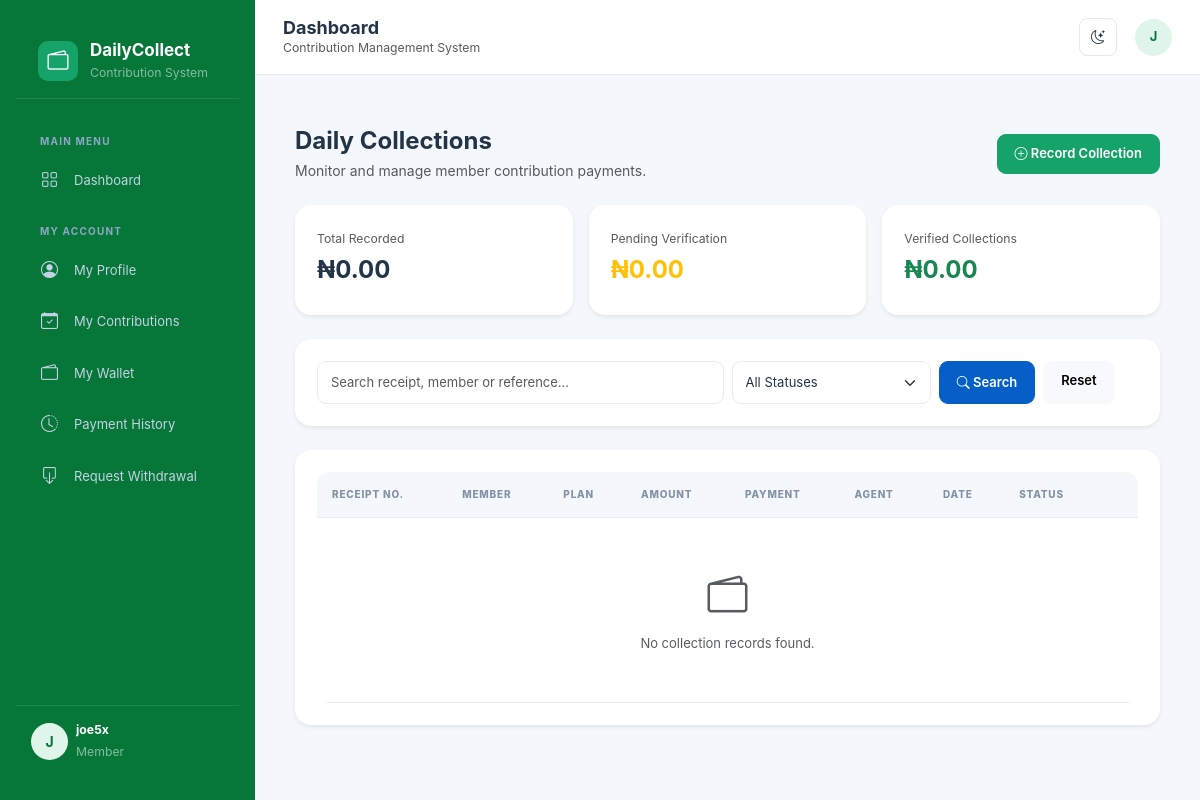
Screenshot of /collections_daily/ (signed in) with the database file from the repository.
### accounts/models.py (models this page shows, shortened)
class User(AbstractUser):
    class Role(models.TextChoices):
        ADMIN = 'ADMIN', 'Administrator'
        MANAGER = 'MANAGER', 'Manager'
        SUPERVISOR = 'SUPERVISOR', 'Supervisor'
        AGENT = 'AGENT', 'Collection Agent'
        ACCOUNTANT = 'ACCOUNTANT', 'Accountant'
        MEMBER = 'MEMBER', 'Member'
    email = models.EmailField(unique=True)
    phone = models.CharField(max_length=20, blank=True)
    role = models.CharField(
        max_length=20,
        choices=Role.choices,
        default=Role.MEMBER
    )
    is_active = models.BooleanField(default=True)
    created_at = models.DateTimeField(auto_now_add=True)
    updated_at = models.DateTimeField(auto_now=True)

### collections_daily/views.py (the view, shortened to what this page needs)
# urls.py: path('', views.collection_list, name='collection_list'),
@login_required
@role_required(
    User.Role.ADMIN,
    User.Role.MANAGER,
    User.Role.AGENT,
)
def collection_list(request):
    collections = Collection.objects.select_related(
        'enrollment__member',
        'enrollment__plan',
        'assignment__agent__user',
        'collected_by',
    )
    if request.user.role == User.Role.AGENT:
        collections = collections.filter(collected_by=request.user)
    search = request.GET.get('q', '').strip()
    status = request.GET.get('status', '').strip()
    if status:
        collections = collections.filter(status=status)
    total_amount = collections.aggregate(
        total=Sum('amount')
    )['total'] or 0
    pending_amount = collections.filter(
        status=Collection.Status.PENDING
    ).aggregate(total=Sum('amount'))['total'] or 0
    verified_amount = collections.filter(
        status=Collection.Status.VERIFIED
    ).aggregate(total=Sum('amount'))['total'] or 0
    paginator = Paginator(collections, 15)
    page_obj = paginator.get_page(request.GET.get('page'))
    context = {
        'page_obj': page_obj,
        'collections': page_obj.object_list,
        'search': search,
        'selected_status': status,
        'status_choices': Collection.Status.choices,
        'total_amount': total_amount,
        'pending_amount': pending_amount,
        'verified_amount': verified_amount,
    }
    return render(request, 'collections/collection_list.html', context)

### templates/collections/collection_list.html (shortened to what this page needs)
{% extends 'base.html' %}
{% block content %}
<div class="container-fluid py-4">
    <div class="d-flex flex-wrap justify-content-between align-items-center mb-4 gap-3">
        <div>
            <h4 class="fw-bold mb-1">Daily Collections</h4>
            <p class="text-muted mb-0">
                Monitor and manage member contribution payments.
            </p>
        </div>
        <a href="{% url 'collections:collection_create' %}"
           class="btn btn-success">
            <i class="bi bi-plus-circle"></i> Record Collection
        </a>
    </div>
    <div class="row g-3 mb-4">
        <div class="col-md-4">
            <div class="card border-0 shadow-sm h-100">
                <div class="card-body">
                    <small class="text-muted">Total Recorded</small>
                    <h4 class="fw-bold mt-2">
                        ₦{{ total_amount|floatformat:2 }}
                    </h4>
                </div>
            </div>
        </div>
        <div class="col-md-4">
            <div class="card border-0 shadow-sm h-100">
                <div class="card-body">
                    <small class="text-muted">Pending Verification</small>
                    <h4 class="fw-bold text-warning mt-2">
                        ₦{{ pending_amount|floatformat:2 }}
                    </h4>
                </div>
            </div>
        </div>
        <div class="col-md-4">
            <div class="card border-0 shadow-sm h-100">
                <div class="card-body">
                    <small class="text-muted">Verified Collections</small>
                    <h4 class="fw-bold text-success mt-2">
                        ₦{{ verified_amount|floatformat:2 }}
                    </h4>
                </div>
            </div>
        </div>
    </div>
    <div class="card border-0 shadow-sm mb-4">
        <div class="card-body">
            <form method="GET" class="row g-2">
                <div class="col-md-6">
                    <input type="text"
                           name="q"
                           value="{{ search }}"
                           class="form-control"
                           placeholder="Search receipt, member or reference...">
                </div>
                <div class="col-md-3">
                    <select name="status" class="form-select">
                        <option value="">All Statuses</option>
                    </select>
                </div>
                <div class="col-md-3 d-flex gap-2">
                    <button type="submit" class="btn btn-primary">
                        <i class="bi bi-search"></i> Search
                    </button>
                    <a href="{% url 'collections:collection_list' %}"
                       class="btn btn-light">
                        Reset
                    </a>
                </div>
            </form>
        </div>
    </div>
    <div class="card border-0 shadow-sm">
        <div class="card-body">
            <div class="table-responsive">
                <table class="table table-hover align-middle">
                    <thead class="table-light">
                        <tr>
                            <th>Receipt No.</th>
                            <th>Member</th>
                            <th>Plan</th>
                            <th>Amount</th>
                            <th>Payment</th>
                            <th>Agent</th>
                            <th>Date</th>
                            <th>Status</th>
                            <th></th>
                        </tr>
                    </thead>
                    <tbody>
                        {% for item in collections %}
                        <tr>
                            <td class="fw-semibold">
                                {{ item.receipt_no }}
                            </td>
                            <td>
                                <div class="fw-semibold">
                                    {{ item.enrollment.member.full_name }}
                                </div>
                                <small class="text-muted">
                                    {{ item.enrollment.member.member_no }}
                                </small>
                            </td>
                            <td>{{ item.enrollment.plan.name }}</td>
                            <td class="fw-semibold">
                                ₦{{ item.amount|floatformat:2 }}
                            </td>
                            <td>{{ item.get_payment_method_display }}</td>
                            <td>{{ item.assignment.agent.full_name }}</td>
                            <td>{{ item.collection_date|date:"d M Y" }}</td>
                            <td>
                                {% if item.status == 'VERIFIED' %}
                                    <span class="badge bg-success">Verified</span>
                                {% elif item.status == 'PENDING' %}
                                    <span class="badge bg-warning text-dark">Pending</span>
                                {% else %}
                                    <span class="badge bg-danger">Rejected</span>
                                {% endif %}
                            </td>
                            <td>
                                <a href="{% url 'collections:collection_detail' item.pk %}"
                                   class="btn btn-sm btn-outline-primary">
                                    View
                                </a>
                            </td>
                        </tr>
                        {% empty %}
                        <tr>
                            <td colspan="9" class="text-center py-5">
                                <i class="bi bi-wallet2 fs-1 text-muted"></i>
                                <p class="text-muted mt-2 mb-0">
                                    No collection records found.
                                </p>
                            </td>
                        </tr>
                        {% endfor %}
                    </tbody>
                </table>
            </div>
        </div>
    </div>
</div>
{% endblock %}

### templates/base.html (shortened to what this page needs)
{% load static %}
<!DOCTYPE html>
<html lang="en" data-bs-theme="light">
<head>
    <link href="https://cdn.jsdelivr.net/npm/bootstrap@5.3.3/dist/css/bootstrap.min.css" rel="stylesheet">
    <link href="https://cdn.jsdelivr.net/npm/bootstrap-icons@1.11.3/font/bootstrap-icons.css" rel="stylesheet">
    <link rel="stylesheet"
      href="{% static 'css/style.css' %}">
</head>
<body>
{% if request.user.is_authenticated %}
<aside class="sidebar" id="sidebar">
    <div class="brand">
        <div class="brand-icon">
            <i class="bi bi-wallet2 text-white"></i>
        </div>
        <div>
            <h5 class="brand-name">DailyCollect</h5>
            <small class="text-white-50">Contribution System</small>
        </div>
    </div>
<div class="sidebar-menu">
    <div class="menu-label">Main Menu</div>
    <a href="{% url 'dashboard' %}" class="sidebar-link">
        <i class="bi bi-grid"></i> Dashboard
    </a>
    {% if request.user.role == 'ADMIN' %}
        <div class="menu-label">Administration</div>
        <a href="{% url 'agents:agent_create' %}" class="sidebar-link">
            <i class="bi bi-person-plus"></i> Register Agent
        </a>
        <a href="{% url 'accounts:user_list' %}" class="sidebar-link">
            <i class="bi bi-people"></i> User Management
        </a>
        <a href="{% url 'agents:agent_list' %}" class="sidebar-link">
            <i class="bi bi-people"></i> Agent Management
        </a>
        <a href="{% url 'members:member_list' %}" class="sidebar-link">
            <i class="bi bi-person-vcard"></i> Members
        </a>
        <a href="#" class="sidebar-link">
            <i class="bi bi-person-badge"></i> Collection Agents
        </a>
        <div class="menu-label">Contribution Management</div>
        <a href="{% url 'contributions:plan_list' %}" class="sidebar-link">
            <i class="bi bi-calendar-check"></i> Contribution Plans
        </a>
        <a href="{% url 'contributions:enrollment_list' %}"
            class="sidebar-link">
            <i class="bi bi-person-check"></i>Member Enrolments
        </a>
        <a href="{% url 'collections:collection_list' %}" class="sidebar-link">
            <i class="bi bi-cash-stack"></i> Daily Collections
        </a>
        <a href="#" class="sidebar-link">
            <i class="bi bi-wallet"></i> Member Wallets
        </a>
        <a href="#" class="sidebar-link">
            <i class="bi bi-box-arrow-down"></i> Withdrawals
        </a>
        <a href="{% url 'wallets:wallet_list' %}" class="nav-link">
            <i class="bi bi-wallet2"></i>Wallet Management
        </a>
        <div class="menu-label">Finance & Reports</div>
        <a href="#" class="sidebar-link">
            <i class="bi bi-arrow-left-right"></i> Transactions
        </a>
        <a href="#" class="sidebar-link">
            <i class="bi bi-receipt"></i> Expenses
        </a>
        <a href="#" class="sidebar-link">
            <i class="bi bi-graph-up-arrow"></i> Reports
        </a>
        <div class="menu-label">System</div>
        <a href="{% url 'accounts:change_password' %}" class="sidebar-link">
            <i class="bi bi-shield-lock"></i> Change Password
        </a>
    {% elif request.user.role == 'MEMBER' %}
        <div class="menu-label">My Account</div>
        <a href="{% url 'accounts:profile' %}" class="sidebar-link">
            <i class="bi bi-person-circle"></i> My Profile
        </a>
        <a href="#" class="sidebar-link">
            <i class="bi bi-calendar-check"></i> My Contributions
        </a>
        <a href="#" class="sidebar-link">
            <i class="bi bi-wallet2"></i> My Wallet
        </a>
        <a href="#" class="sidebar-link">
            <i class="bi bi-clock-history"></i> Payment History
        </a>
        <a href="#" class="sidebar-link">
            <i class="bi bi-box-arrow-down"></i> Request Withdrawal
        </a>
    {% endif %}
</div>
    <div class="sidebar-footer">
        <div class="d-flex align-items-center gap-2">
            <div class="user-avatar">
                {{ request.user.username|first|upper }}
            </div>
            <div class="flex-grow-1 overflow-hidden">
                <div class="text-white small fw-bold text-truncate">
                    {{ request.user.get_full_name|default:request.user.username }}
                </div>
                <small class="text-white-50">
                    {{ request.user.get_role_display }}
                </small>
            </div>
        </div>
    </div>
</aside>
<div class="main-wrapper">
    <header class="topbar">
        <div class="d-flex align-items-center gap-3">
            <div>
                <h5 class="topbar-title">
                    {% block page_title %}Dashboard{% endblock %}
                </h5>
                <small class="text-muted d-none d-sm-block">
                    Contribution Management System
                </small>
            </div>
        </div>
        <div class="topbar-actions">
            <button class="icon-btn" id="themeToggle"
                    title="Toggle theme">
                <i class="bi bi-moon-stars" id="themeIcon"></i>
            </button>
            <div class="dropdown">
                <button class="btn p-0 border-0"
                        data-bs-toggle="dropdown">
                    <div class="user-avatar">
                        {{ request.user.username|first|upper }}
                    </div>
                </button>
            </div>
        </div>
    </header>
    <main class="page-content">
        {% block content %}
        {% endblock %}
    </main>
</div>
{% else %}
    {% block auth_content %}{% endblock %}
{% endif %}
</body>
</html>

### rows the page displays
User: user.username|first "J", user.get_full_name "joe5x", user.role "Member"

### other values shown
{{ total_amount|floatformat:2 }} "0.00"
{{ pending_amount|floatformat:2 }} "0.00"
{{ verified_amount|floatformat:2 }} "0.00"
